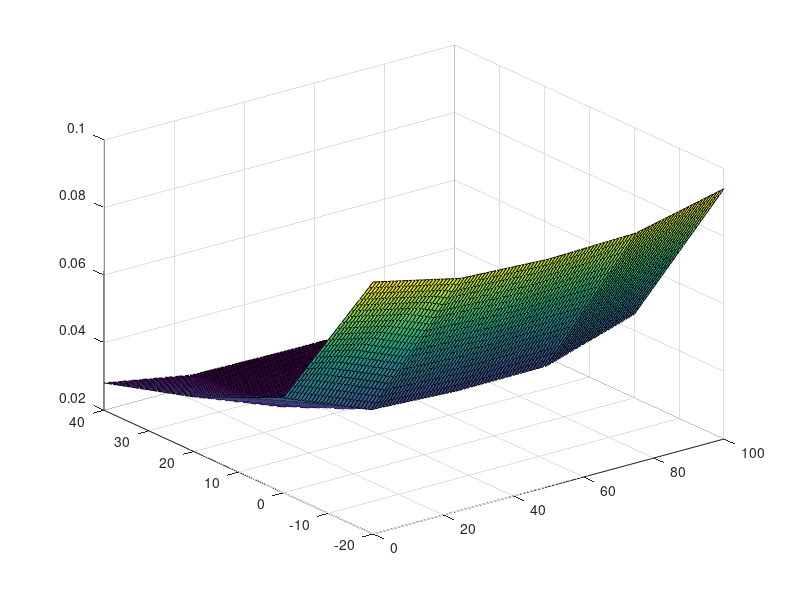

Write the MATLAB code that produced this figure.
soc=[0
25
50
75
100];
% SoCs at which resistance data is available
temp=[-20,0,20,40]; % Temperatures at which resistance data is available
[soc,temp]=meshgrid(soc,temp);
data=[0.094602697	0.048132397	0.036161367	0.028086448
0.08865539	0.037587896	0.026150316	0.02340783
0.087310664	0.036228646	0.02533813	0.022996474
0.08802861	0.036457714	0.025311174	0.022937149
0.094094329	0.044707868	0.027517088	0.023973051
]; % resistance data
data=data';
[soc1,temp1]=meshgrid([0:100],[-20:40]);
z=griddata(soc,temp,data,soc1,temp1);
surf(soc1,temp1,z)